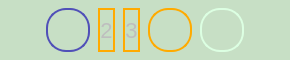
    <widget class="QGroupBox" name="groupBox_6">
     <property name="enabled">
      <bool>false</bool>
     </property>
     <property name="minimumSize">
      <size>
       <width>0</width>
       <height>60</height>
      </size>
     </property>
     <property name="maximumSize">
      <size>
       <width>16777215</width>
       <height>60</height>
      </size>
     </property>
     <property name="styleSheet">
      <string notr="true">QGroupBox {
        border: 2px solid transparent;
background-color: rgb(199, 223, 197);
}
</string>
     </property>
     <property name="title">
      <string/>
     </property>
     <property name="flat">
      <bool>true</bool>
     </property>
     <layout class="QHBoxLayout" name="horizontalLayout">
      <property name="spacing">
       <number>4</number>
      </property>
      <property name="leftMargin">
       <number>4</number>
      </property>
      <property name="topMargin">
       <number>4</number>
      </property>
      <property name="rightMargin">
       <number>4</number>
      </property>
      <property name="bottomMargin">
       <number>4</number>
      </property>
      <item>
       <spacer name="horizontalSpacer_6">
        <property name="orientation">
         <enum>Qt::Horizontal</enum>
        </property>
        <property name="sizeType">
         <enum>QSizePolicy::Minimum</enum>
        </property>
        <property name="sizeHint" stdset="0">
         <size>
          <width>40</width>
          <height>20</height>
         </size>
        </property>
       </spacer>
      </item>
      <item>
       <widget class="QPushButton" name="pushButton_home">
        <property name="enabled">
         <bool>false</bool>
        </property>
        <property name="styleSheet">
         <string notr="true">
 QPushButton {
     border: 2px solid rgb(80, 80, 184);
     border-radius: 20px;
	 font-size: 22px;
     max-width:40px;
     max-height:40px;
    

 }


 QPushButton:pressed {
     background-color: qlineargradient(x1: 0, y1: 0, x2: 0, y2: 1,
                                       stop: 0 #f6f7fa, stop: 1 #f6ffFF);
 }


QPushButton:checked{ 
     border: 5px solid rgb(80, 80, 184);

 }




 QPushButton:flat {
     border: none; /* no border for a flat push button */
 }

</string>
        </property>
        <property name="text">
         <string/>
        </property>
        <property name="icon">
         <iconset>
          <normaloff>icons/home.png</normaloff>
          <disabledoff>icons/home.png</disabledoff>icons/home.png</iconset>
        </property>
        <property name="iconSize">
         <size>
          <width>25</width>
          <height>25</height>
         </size>
        </property>
        <property name="checkable">
         <bool>true</bool>
        </property>
        <property name="checked">
         <bool>false</bool>
        </property>
       </widget>
      </item>
      <item>
       <widget class="Line" name="line_2">
        <property name="styleSheet">
         <string notr="true">background-color: qlineargradient(spread:pad, x1:0, y1:0, x2:1, y2:0, stop:0 rgb(80, 80, 184), stop:1  rgb(255, 170, 0));
border:0;
border-radius:1px;</string>
        </property>
        <property name="orientation">
         <enum>Qt::Horizontal</enum>
        </property>
       </widget>
      </item>
      <item>
       <widget class="QPushButton" name="pushButton_second">
        <property name="styleSheet">
         <string notr="true">QPushButton {
     border: 2px solid rgb(255, 170, 0);
     border-radius: 20px;
	 font-size: 22px;
     max-width:40px;
     max-height:40px;
    

 }

 QPushButton:pressed {
     background-color: qlineargradient(x1: 0, y1: 0, x2: 0, y2: 1,
                                       stop: 0 #f6f7fa, stop: 1 #f6ffFF);
     border: 5px solid rgb(255, 170, 0);

 }


QPushButton:checked{ 
     border: 5px solid rgb(255, 170, 0);

 }

 QPushButton:flat {
     border: none; /* no border for a flat push button */
 }

</string>
        </property>
        <property name="text">
         <string>2</string>
        </property>
        <property name="checkable">
         <bool>true</bool>
        </property>
       </widget>
      </item>
      <item>
       <widget class="Line" name="line_4">
        <property name="styleSheet">
         <string notr="true">background-color: qlineargradient(spread:pad, x1:0, y1:0, x2:1, y2:0, stop:0 rgb(255, 170, 0), stop:0.5 rgb(255, 255, 255), stop:1  rgb(255, 170, 0));
border:0;
border-radius:1px;</string>
        </property>
        <property name="orientation">
         <enum>Qt::Horizontal</enum>
        </property>
       </widget>
      </item>
      <item>
       <widget class="QPushButton" name="pushButton_4">
        <property name="styleSheet">
         <string notr="true">QPushButton {
     border: 2px solid rgb(255, 170, 0);
     border-radius: 20px;
	 font-size: 22px;
     max-width:40px;
     max-height:40px;
    

 }

 QPushButton:pressed {
     background-color: qlineargradient(x1: 0, y1: 0, x2: 0, y2: 1,
                                       stop: 0 #f6f7fa, stop: 1 #f6ffFF);
     border: 5px solid rgb(255, 170, 0);

 }


QPushButton:checked{ 
     border: 5px solid rgb(255, 170, 0);

 }




 QPushButton:flat {
     border: none; /* no border for a flat push button */
 }

</string>
        </property>
        <property name="text">
         <string>3</string>
        </property>
        <property name="checkable">
         <bool>true</bool>
        </property>
       </widget>
      </item>
      <item>
       <widget class="Line" name="line_6">
        <property name="styleSheet">
         <string notr="true">background-color: qlineargradient(spread:pad, x1:0, y1:0, x2:1, y2:0, stop:0 rgb(255, 170, 0), stop:0.5 rgb(255, 255, 255), stop:1  rgb(255, 170, 0));
border:0;
border-radius:1px;</string>
        </property>
        <property name="orientation">
         <enum>Qt::Horizontal</enum>
        </property>
       </widget>
      </item>
      <item>
       <widget class="QPushButton" name="pushButton_saved">
        <property name="styleSheet">
         <string notr="true">QPushButton {
     border: 2px solid rgb(255, 170, 0);
     border-radius: 20px;
	 font-size: 22px;
     max-width:40px;
     max-height:40px;
    

 }

 QPushButton:pressed {
     background-color: qlineargradient(x1: 0, y1: 0, x2: 0, y2: 1,
                                       stop: 0 #f6f7fa, stop: 1 #f6ffFF);
     border: 5px solid rgb(255, 170, 0);

 }


QPushButton:checked{ 
     border: 5px solid rgb(255, 170, 0);

 }


 QPushButton:flat {
     border: none; /* no border for a flat push button */
 }

</string>
        </property>
        <property name="text">
         <string/>
        </property>
        <property name="icon">
         <iconset>
          <normaloff>icons/save_orange.png</normaloff>
          <disabledoff>icons/save_orange.png</disabledoff>icons/save_orange.png</iconset>
        </property>
        <property name="iconSize">
         <size>
          <width>25</width>
          <height>25</height>
         </size>
        </property>
        <property name="checkable">
         <bool>true</bool>
        </property>
        <property name="flat">
         <bool>false</bool>
        </property>
       </widget>
      </item>
      <item>
       <widget class="Line" name="line_3">
        <property name="styleSheet">
         <string notr="true">background-color: qlineargradient(spread:pad, x1:0, y1:0, x2:1, y2:0, stop:0 rgb(255, 170, 0), stop:0.8  rgb(220, 255, 226)  stop:1  rgb(220, 255, 226));
border:0;
border-radius:1px;</string>
        </property>
        <property name="orientation">
         <enum>Qt::Horizontal</enum>
        </property>
       </widget>
      </item>
      <item>
       <widget class="QPushButton" name="pushButton_finished">
        <property name="font">
         <font>
          <family>Segoe Script</family>
          <pointsize>24</pointsize>
         </font>
        </property>
        <property name="styleSheet">
         <string notr="true">QPushButton {
     border: 2px solid rgb(220, 255, 226);
     border-radius: 20px;
     max-width:40px;
     max-height:40px;
    

 }

 QPushButton:pressed {
     background-color: qlineargradient(x1: 0, y1: 0, x2: 0, y2: 1,
                                       stop: 0 #f6f7fa, stop: 1 #f6ffFF);
     border: 3px solid rgb(220, 255, 226);

 }

QPushButton:checked{ 
     border: 5px solid rgb(220, 255, 226);

 }

 QPushButton:flat {
     border: none; /* no border for a flat push button */
 }

</string>
        </property>
        <property name="text">
         <string/>
        </property>
        <property name="icon">
         <iconset>
          <normaloff>icons/success.png</normaloff>
          <disabledoff>icons/success.png</disabledoff>icons/success.png</iconset>
        </property>
        <property name="iconSize">
         <size>
          <width>24</width>
          <height>24</height>
         </size>
        </property>
        <property name="checkable">
         <bool>true</bool>
        </property>
       </widget>
      </item>
      <item>
       <spacer name="horizontalSpacer_7">
        <property name="orientation">
         <enum>Qt::Horizontal</enum>
        </property>
        <property name="sizeType">
         <enum>QSizePolicy::Minimum</enum>
        </property>
        <property name="sizeHint" stdset="0">
         <size>
          <width>40</width>
          <height>20</height>
         </size>
        </property>
       </spacer>
      </item>
     </layout>
    </widget>
